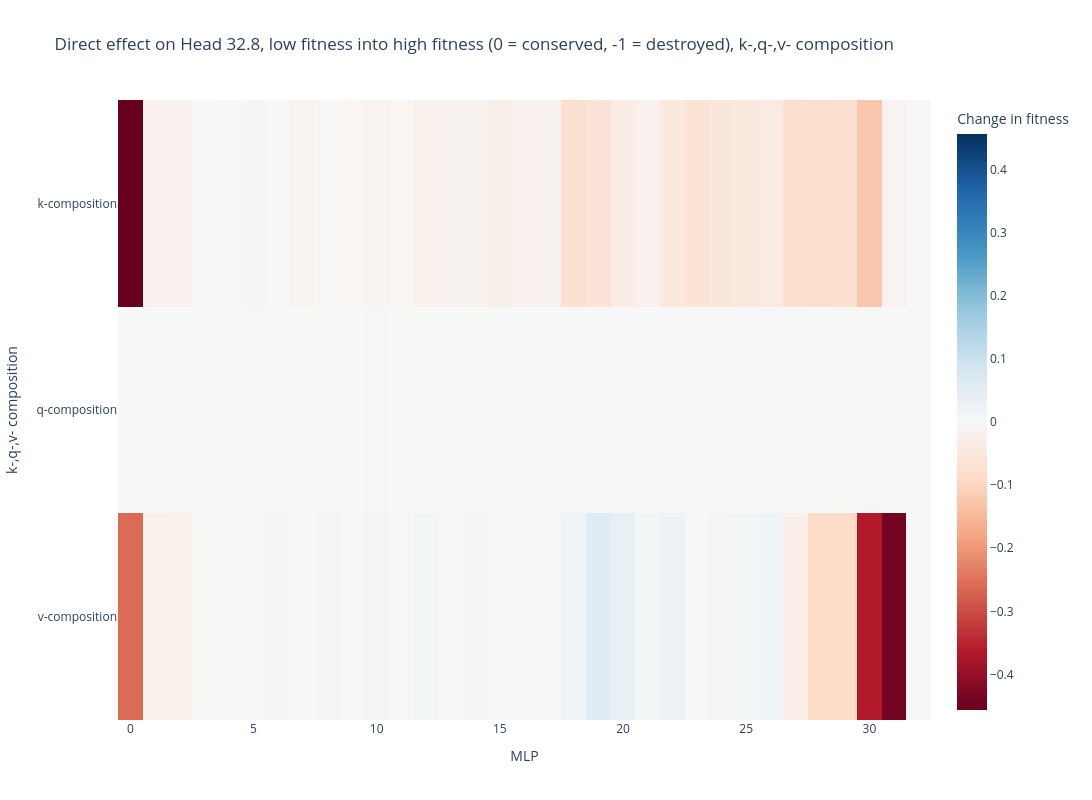

The cell this chart's notebook holds for it:
### Markdown cell above
#### Fig 22.2 -- direct effect on head 32.8 (from MLP) using path patching

### Code cell
imshow(
    path_patch_mlp_328_tensor,
    labels={"x": "MLP", "y": "k-,q-,v- composition", "color": "Change in fitness"},
    title="Direct effect on Head 32.8, low fitness into high fitness (0 = conserved, -1 = destroyed), k-,q-,v- composition",
    width=1200,
    height=800,
    y = ["k-composition","q-composition","v-composition"]        
    # range_color=(-1,1)
)

### Figure 1 — Plotly figure (JSON) as saved in the notebook; plotly's stock layout.template omitted (floating-point values rounded to 4 significant figures)
{"data": [{"coloraxis": "coloraxis", "hovertemplate": "MLP: %{x}<br>k-,q-,v- composition: %{y}<br>Change in fitness: %{z}<extra></extra>", "name": "0", "type": "heatmap", "xaxis": "x", "y": ["k-composition", "q-composition", "v-composition"], "yaxis": "y", "z": [[-0.4562, -0.01866, -0.01832, -0.00302, -0.0006566, -0.005308, -0.00249, -0.01157, -0.002646, -0.007784, -0.01326, -0.007849, -0.02251, -0.01598, -0.01666, -0.02594, -0.01794, -0.01528, -0.07115, -0.06144, -0.03597, -0.01985, -0.0468, -0.0644, -0.05218, -0.0463, -0.03924, -0.07591, -0.08267, -0.07356, -0.1247, -0.01282, 7.823e-08], [-0.0007563, 0.0004099, 0.001638, -0.001694, 0.00223, -0.002586, 0.001413, -0.0009891, 0.001431, 0.001051, -0.002498, -0.001536, -0.001485, 0.001844, -0.001181, -0.0007704, -0.0006973, 0.0006538, 0.001218, 0.001234, 0.0001254, 0.0001067, -0.0003369, -0.0008044, -0.0003516, 0.0009014, 0.000204, 0.001237, -0.0001953, -0.001007, -0.001759, 0.0002591, 7.823e-08], [-0.2594, -0.02016, -0.023, -0.004531, -0.001596, -0.0002702, 0.00745, 0.001695, 0.00891, 0.004183, 0.007617, -0.002254, 0.01108, -0.002131, 0.008681, 0.006018, 0.0008779, 0.001275, 0.02221, 0.0556, 0.03296, 0.0113, 0.02408, 0.00625, 0.01061, 0.01243, 0.01687, -0.02864, -0.08885, -0.08546, -0.364, -0.4415, 7.823e-08]]}], "layout": {"coloraxis": {"cmid": 0, "colorbar": {"title": {"text": "Change in fitness"}}, "colorscale": [[0, "rgb(103,0,31)"], [0.1, "rgb(178,24,43)"], [0.2, "rgb(214,96,77)"], [0.3, "rgb(244,165,130)"], [0.4, "rgb(253,219,199)"], [0.5, "rgb(247,247,247)"], [0.6, "rgb(209,229,240)"], [0.7, "rgb(146,197,222)"], [0.8, "rgb(67,147,195)"], [0.9, "rgb(33,102,172)"], [1, "rgb(5,48,97)"]]}, "height": 800, "title": {"text": "Direct effect on Head 32.8, low fitness into high fitness (0 = conserved, -1 = destroyed), k-,q-,v- composition"}, "width": 1200, "xaxis": {"anchor": "y", "constrain": "domain", "domain": [0, 1], "scaleanchor": "y", "title": {"text": "MLP"}}, "yaxis": {"anchor": "x", "autorange": "reversed", "constrain": "domain", "domain": [0, 1], "title": {"text": "k-,q-,v- composition"}}}}
